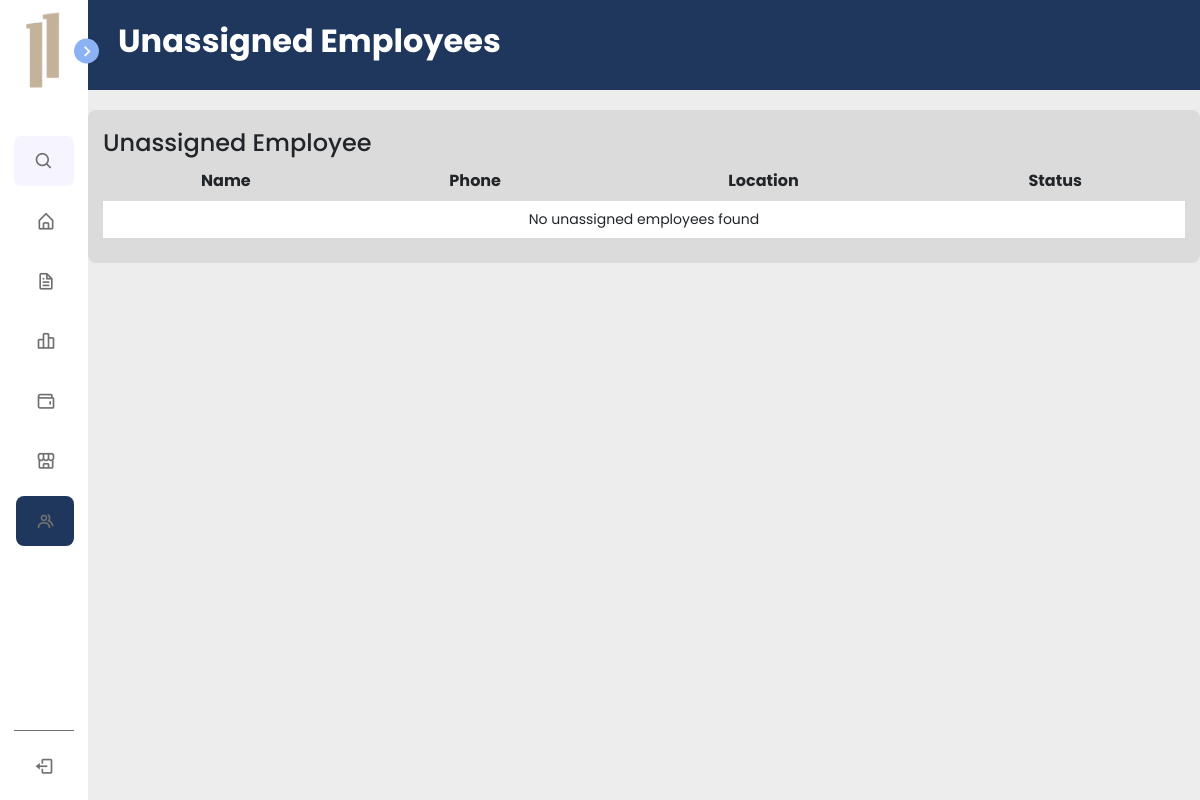
/pages/manpower/unassignedEmployees2.php, run on an earlier commit of the app's database.
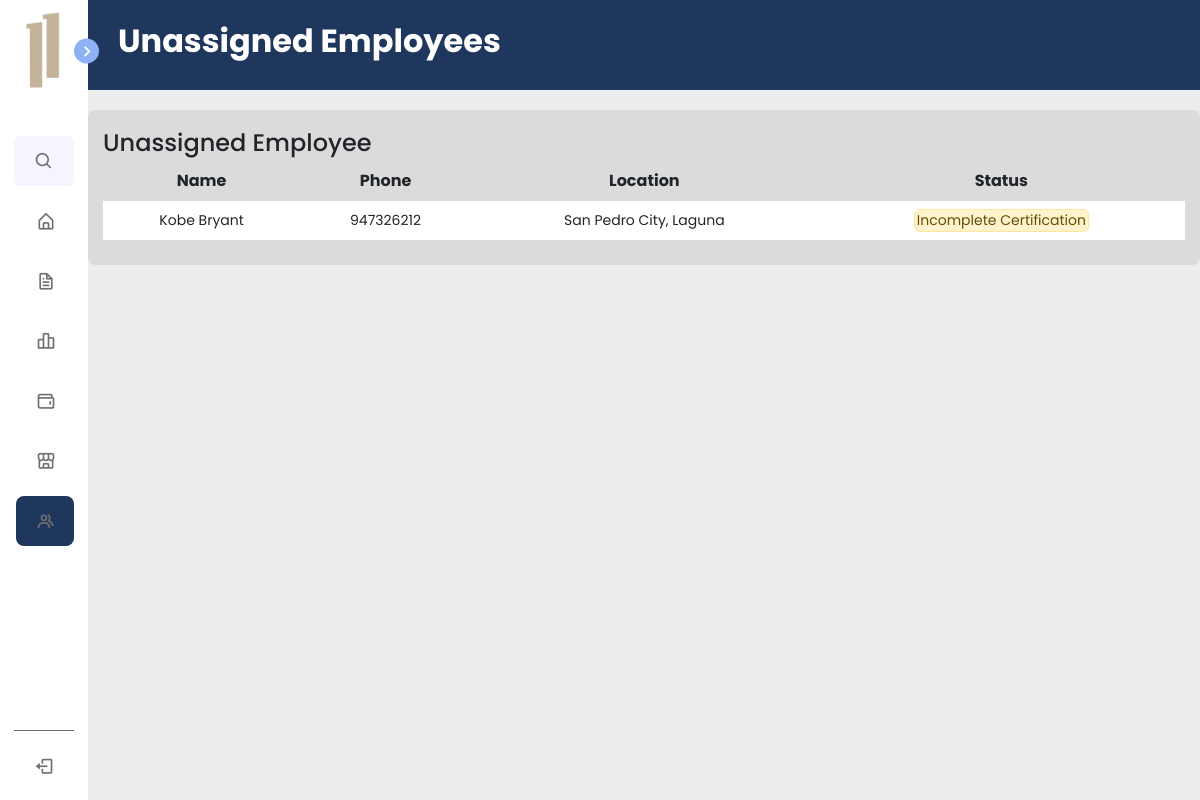
And on a later commit of the database.
### tables this page shows
CREATE TABLE `users_accounts` (
  `user_id` bigint(250) NOT NULL,
  `user_name` varchar(255) NOT NULL,
  `user_photo` varchar(150) NOT NULL DEFAULT 'default-profile.png',
  `user_email` varchar(200) NOT NULL,
  `user_password` varchar(200) NOT NULL,
  `user_phone_number` int(15) NOT NULL,
  `user_address` text DEFAULT NULL,
  `user_birthdate` date DEFAULT NULL,
  `user_type` varchar(100) NOT NULL DEFAULT 'user',
  `user_status` varchar(100) NOT NULL DEFAULT 'active',
  `date_created` datetime NOT NULL
);

CREATE TABLE `user_information` (
  `user_id` bigint(250) NOT NULL,
  `assigned_at` bigint(250) NOT NULL,
  `employee_status` varchar(100) NOT NULL,
  `franchisee` varchar(250) NOT NULL,
  `branch` varchar(250) NOT NULL,
  `user_shift` varchar(120) NOT NULL,
  `certification_name` text NOT NULL,
  `certification_date` date NOT NULL,
  `certificate_file_name` text NOT NULL,
  `certificate_status` varchar(150) NOT NULL
);

### pages/manpower/unassignedEmployees2.php (the view, shortened to what the changed rows need)
<?php
include ("../../phpscripts/database-connection.php");
$data = [];
$sql = "
    SELECT ua.user_id, ua.user_name, ua.user_phone_number, ua.user_address, ui.employee_status, ui.certificate_status
    FROM users_accounts ua
    LEFT JOIN user_information ui ON ua.user_id = ui.user_id
    WHERE ui.assigned_at = 0 AND ui.employee_status = 'unassigned'
";
$result = mysqli_query($con, $sql);
if ($result && mysqli_num_rows($result) > 0) {
    $data['employees'] = [];
    while ($row = mysqli_fetch_assoc($result)) {
        $data['employees'][] = $row;
    }
    $data['status'] = 'success';
} else {
    $data['status'] = 'error';
    $data['message'] = 'No unassigned employees found';
}
?>
<!DOCTYPE html>
<html lang="en">
<head>
    <link href="https://cdn.jsdelivr.net/npm/bootstrap@5.3.3/dist/css/bootstrap.min.css" rel="stylesheet"
>
    <link rel="stylesheet" href="../../assets/css/navbar.css">
    <link rel="stylesheet" href="../../assets/css/unassignedEmployees.css">
    <link href='https://unpkg.com/boxicons@2.1.4/css/boxicons.min.css' rel='stylesheet'>
</head>
<body>
    <section class="home">
        <header class="manpowerheader">
            <div class="container-header">
                <h1 class="title">Unassigned Employees</h1>
            </div>
        </header>
        <div class="activity">
            <section id="employees-section">
                <table class="content-table">
                    <thead>
                        <tr>
                            <th>Name</th>
                            <th>Phone</th>
                            <th>Location</th>
                            <th>Status</th>
                        </tr>
                    </thead>
                    <tbody>
                        <?php
                        if ($data['status'] === 'success') {
                            foreach ($data['employees'] as $employee) {
                                $certificateStatus = empty($employee['certificate_status']) ? 'Incomplete Certification' : 'Ready for Deployment';
                                $alertClass = empty($employee['certificate_status']) ? 'alert-warning' : 'alert-success';
                                echo "<tr>";
                                echo "<td>" . htmlspecialchars($employee['user_name']) . "</td>";
                                echo "<td>" . htmlspecialchars($employee['user_phone_number']) . "</td>";
                                echo "<td>" . htmlspecialchars($employee['user_address']) . "</td>";
                                echo "<td><div class='alert $alertClass p-0 m-auto w-50' role='alert'>$certificateStatus</div></td>";
                                echo "</tr>";
                            }
                        } else {
                            echo "<tr><td colspan='5'>" . htmlspecialchars($data['message']) . "</td></tr>";
                        }
                        ?>
                    </tbody>
                </table>
            </section>
        </div>
    </section>
</body>
</html>

What changed in the data, as far as the page shows it:
added users_accounts: user_name "Kobe Bryant", user_phone_number "947326212", user_address "San Pedro City, Laguna", user_information.certificate_status "Incomplete Certification"
Also different on the page:
$data['message']: "No unassigned employees found" → (not shown)
